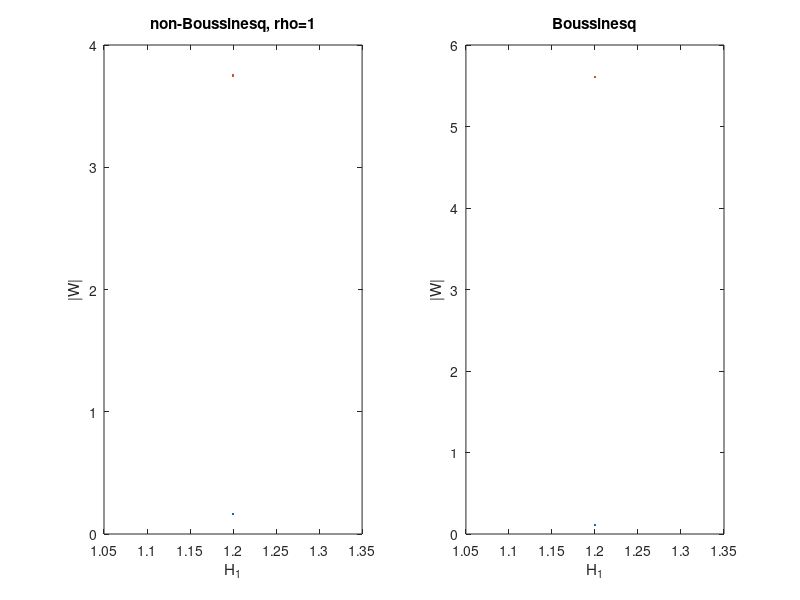

Write MATLAB code to recreate this figure.
clear all, close all
addpath '/home/adoak/Documents/MATLAB/wnlz/theory'

g=1 ; r2=1.2; r1=1;  


R2 = linspace(1.01,5,40);
H_RATIO = linspace(0.01:0.015,5);


%for r2=R2
%    for H_ration=H_RATION
%        H1/
        


g1=g*(r2-r1);






W_list=[];
Wc_list = [];
WB_list=[];
WcB_list=[];
H1_list=[];
H2_list=[];

r1=1;
r2=5;
H2=1/0.15;
H1=1.2;
H=H1+H2;

%for H1=linspace(0.0001,H-0.001,1000)
H2=H-H1;

%---------  BOUSSINESQ ---------%
%%% Tabletop solitary wave parameters Boussinesq
aB = (H1-H2)/2;
h1B = H1-aB;
h2B = H2+aB;
cB = (g1*h1B*h2B/H)^.5;

cB2 = (1/4*g1*H)^.5


%%% Parameters for flow at crest
u1B = cB*(1-H1./h1B)/H;
u2B = cB*(1-H2./h2B)/H;
WB=u2B-u1B;
%W = c*A*(1/h2+1/h1); 
WcB = (h1B*h2B*(h1B+h2B)/(h1B^2+h2B^2-h1B*h2B)*(r2-r1)*g)^.5;

WB_list = [WB_list,WB];
WcB_list = [WcB_list,WcB];

%---------  NONBOUSSINESQ ---------%
%%% Tabletop solitary wave parameters non-Boussinesq
K = (r2^.5+r1^.5);
a = (r2^.5*H1-r1^.5*H2)/ K;
h1 = H1-a;
h2 = H2+a;
c0 = ((g*(r2-r1)*h1*h2)./(r1*H1+r2*H2))^.5;
c = (g*H*(r2^.5-r1.^.5)/(r2^.5+r1^.5))^.5;

%%% Parameters for flow at crest
u1 = c*(1-H1./h1)/H;
u2 = c*(1-H2./h2)/H;
W=u2-u1;
%W = c*A*(1/h2+1/h1);
k=10^(5);
Wc = (g*(r2-r1)*H^2*(r2*h1+r1*h2+(h1*h2/3)*(h2*r1+h1*r2)*k.^2) ...
   ./(r1*r2*H^2+k^2/3*(r2*h1^3+r1*h2^3)*(h2*r1+h1*r2)))^.5;;

Wc2 = ((g*(r2-r1)*H^2*(h1*h2/3)*(h2*r1+h1*r2))./(1/3*(r2*h1^3+r1*h2^3)*(h2*r1+h1*r2))).^.5

Wc3= (g*(r2-r1)*h1*h2*H^2*(h2*r1+h1*r2)/((r2*h1^3+r1*h2^3)*(h2*r1+h1*r2))).^.5

W_list = [W_list,W];
Wc_list = [Wc_list,Wc];



H1_list = [H1_list,H1];
H2_list = [H2_list,H2];
%end
subplot(1,2,1)
plot(H1_list,abs(W_list));
hold on
plot(H1_list,Wc_list);
plot(H1_list,H1_list*0,'k--');
title(['non-Boussinesq, rho=' num2str(r1)])
xlabel('H_1')
ylabel('|W|')


subplot(1,2,2)
plot(H1_list,abs(WB_list));
hold on
plot(H1_list,WcB_list);
plot(H1_list,H1_list*0,'k--');
title('Boussinesq')
xlabel('H_1')
ylabel('|W|')



%{
k = linspace(0.000001,200,200)
Wck = (g1*H*(1+h1*h2/3*k.^2)./(1+k.^2*(h2^2+h1^2-h1*h2)/3)).^.5;

A=(1+h1*h2/3*k.^2);
B=(1+k.^2*(h2^2+h1^2-h1*h2));
%}







%{
k_list = 10^(-8);
H=1;
H2=0.3;
H1=H-H2;
D=H2-H1;
W=7;
gamma=0;
g=1;
r2=1;
r1=0.99;

[omega1,omega2]=twolStabilityAnalysis(D,H,r1,r2,g,W,k_list,gamma)
%}
